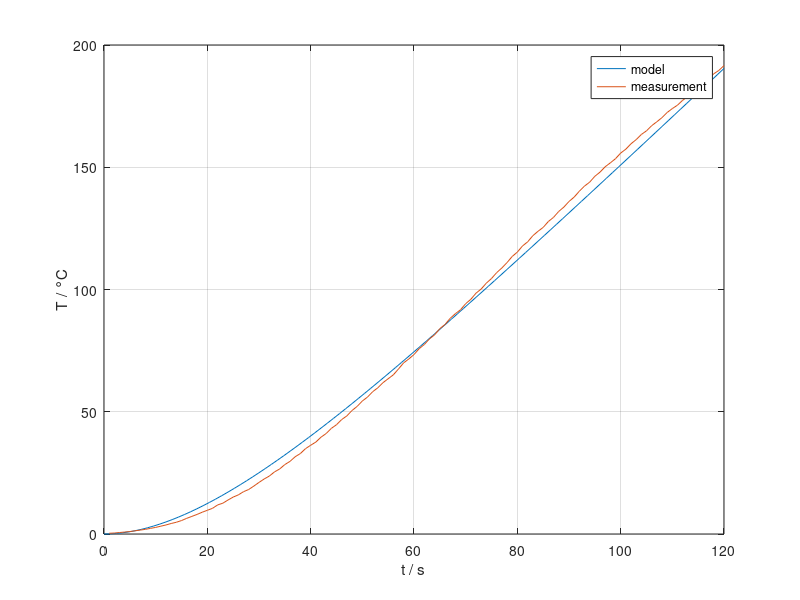
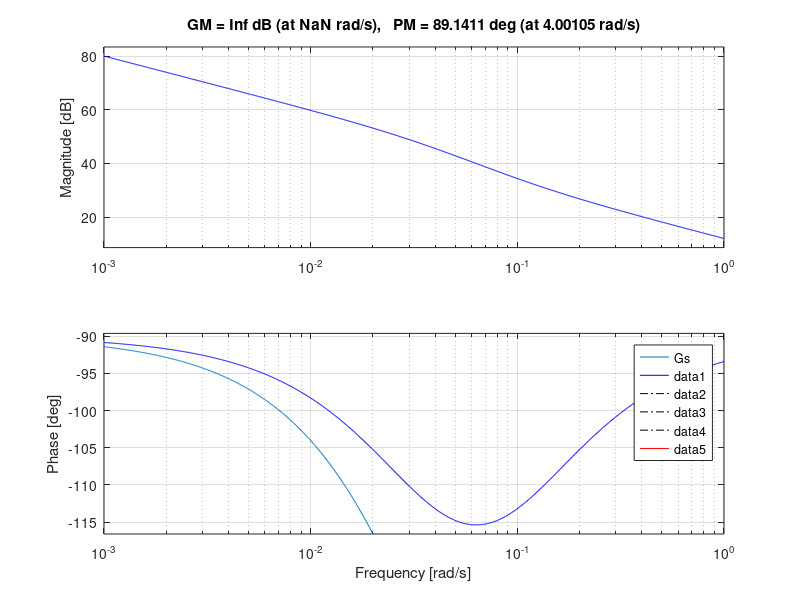
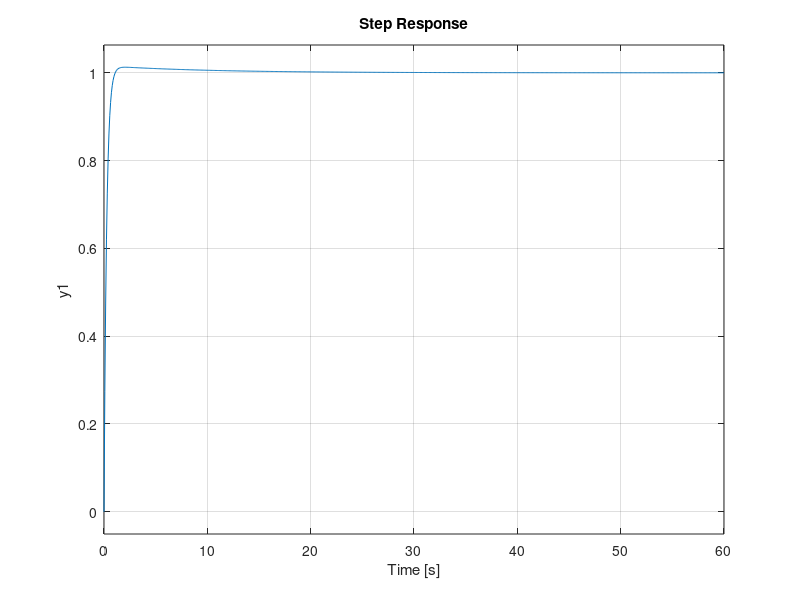
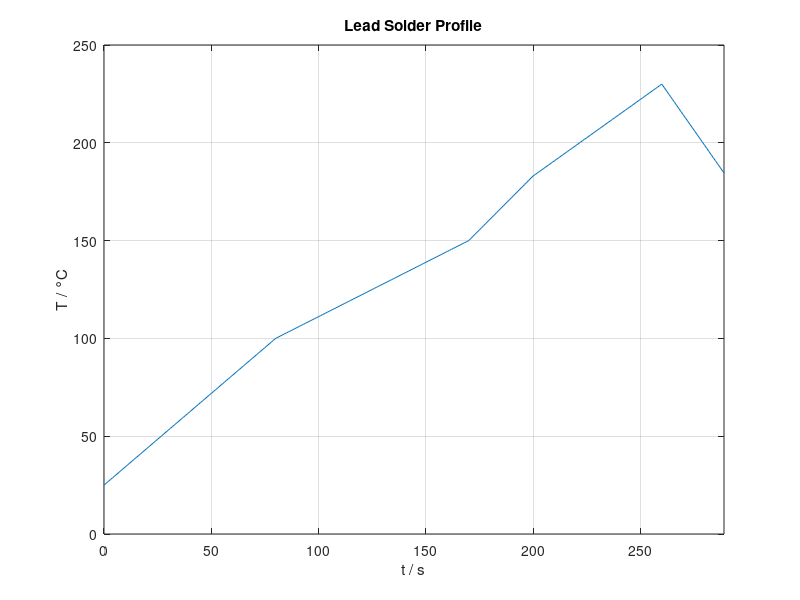

Here is the MATLAB script that generated these plots, in order: (Note: this script raises an error after producing the figures.)
%% load measurement data and model
load TOC_measurement

Gs = tf(2, [25 1 0]); % IT1 model, values from evaluation
% Step response model vs reference
figure(1)
[y_step,t_step] = step(Gs, 120);
plot(t_step, y_step)
hold on
plot(temperature(20:139) - temperature(1))
grid on
hold off
xlabel('t / s')
ylabel('T / °C')
legend('model','measurement')

%% Bode plot control (B = 1rad/s)
figure(2)
bode(Gs)
hold on
grid on

%Gr = 5*tf([3.3 1], [1/3.3 1]);
Gr = 5*tf([10 1], 1);
%bode(Gr)
margin(Gr*Gs)
hold off

%% Step response control
figure(3)
step(feedback(Gr*Gs, 1))
grid on

%% Generate solder profile (Chip Quick TS391AX50) as time series object
Tp = [25 100 150 183 230 183];
tp = [80  90  30  60  30];
T = [];
for i = 1:length(Tp)-1
    dT = (Tp(i + 1)-Tp(i))/tp(i);
    T = [T Tp(i):dT:Tp(i+1)-dT]; 
end
t = 0:length(T)-1;

figure(4)
plot(t, T)
grid on
title('Lead Solder Profile')
xlabel('t / s')
ylabel('T / °C')
xlim([0 t(end)])

timeObject = timeseries(T,t);
save 'TOC_solder_profile.mat' -v7.3 timeObject